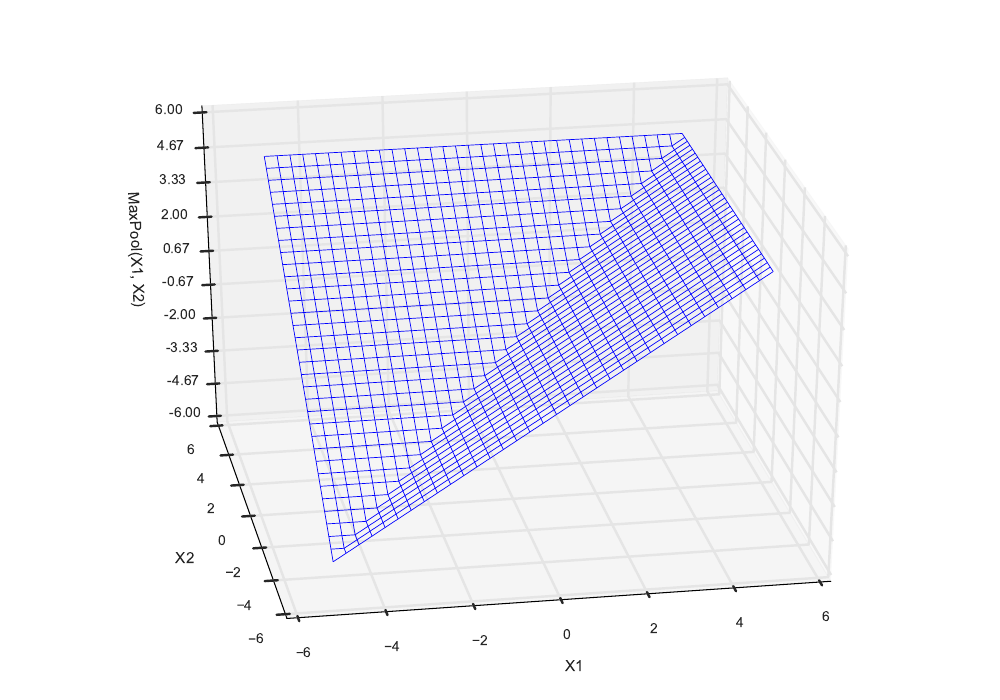

Generate this figure with Python:
import matplotlib.pyplot as plt
import numpy as np
import matplotlib
from mpl_toolkits.mplot3d import Axes3D

import seaborn as sns
sns.set(style="white", palette="Set2")

# plot Adjusted R2 against mu and d
fig = plt.figure(figsize=(10, 7))
ax = fig.gca(projection='3d')
x = np.arange(-5., 5., 0.3)
y = np.arange(-5., 5., 0.3)
X, Y = np.meshgrid(x, y)
Z = np.maximum(X, Y)

surf = ax.plot_wireframe(X, Y, Z, rstride=1, cstride=1, cmap=plt.cm.coolwarm, 
        linewidth=0.5, antialiased=True)

ax.set_xlabel('X1')
ax.set_ylabel('X2')
ax.set_zlabel('MaxPool(X1, X2)')
ax.zaxis.set_major_locator(plt.LinearLocator(10))
ax.zaxis.set_major_formatter(plt.FormatStrFormatter('%.02f'))
ax.vieW_init(30, -100)

# fig.colorbar(surf, shrink=0.5, aspect=7, cmap=plt.cm.coolwarm)
# matplotlib.rcParams['lines.linewidth'] = 2
plt.tight_layout()
# plt.show()
plt.savefig("./maxpool.pdf")